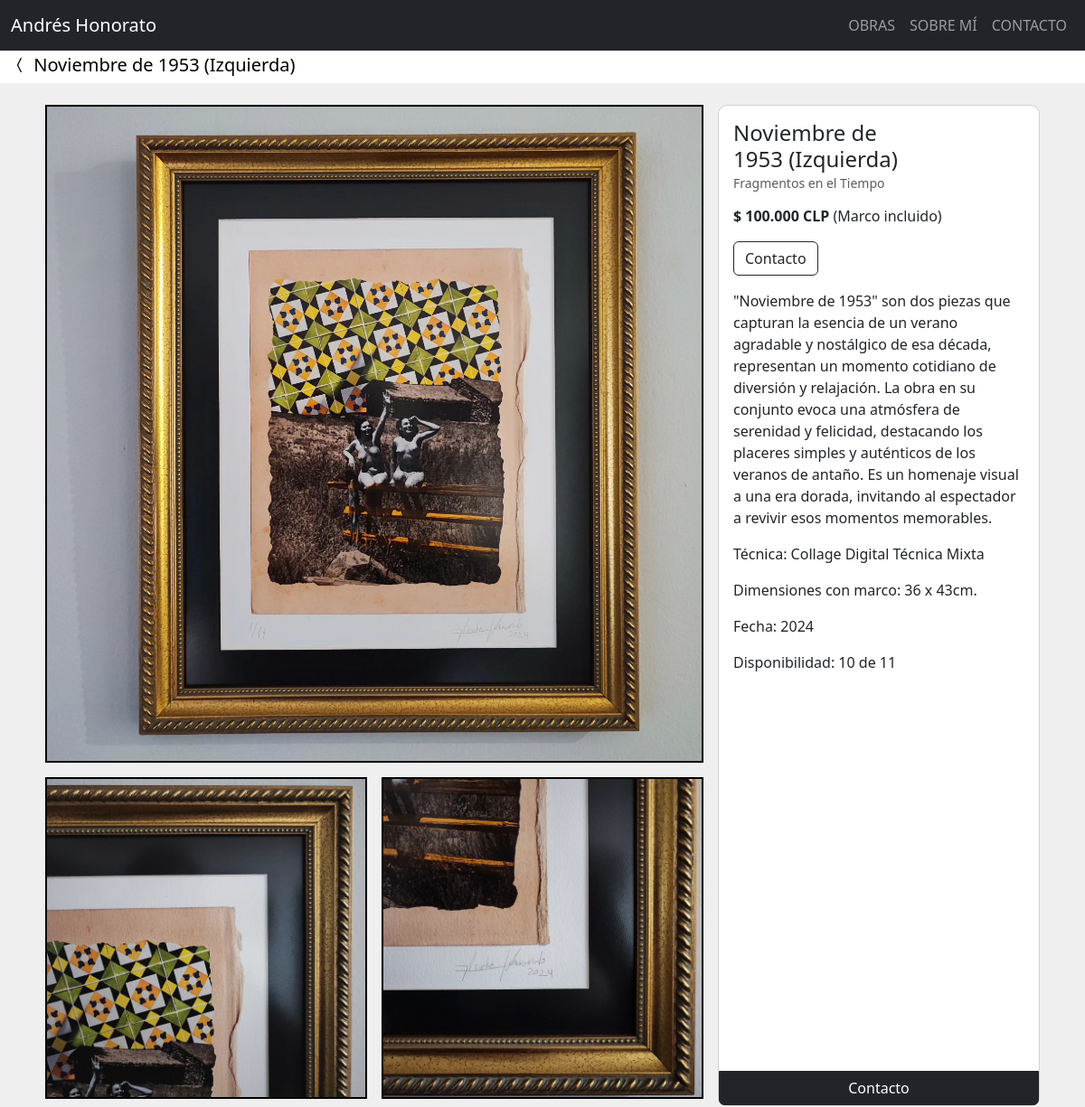
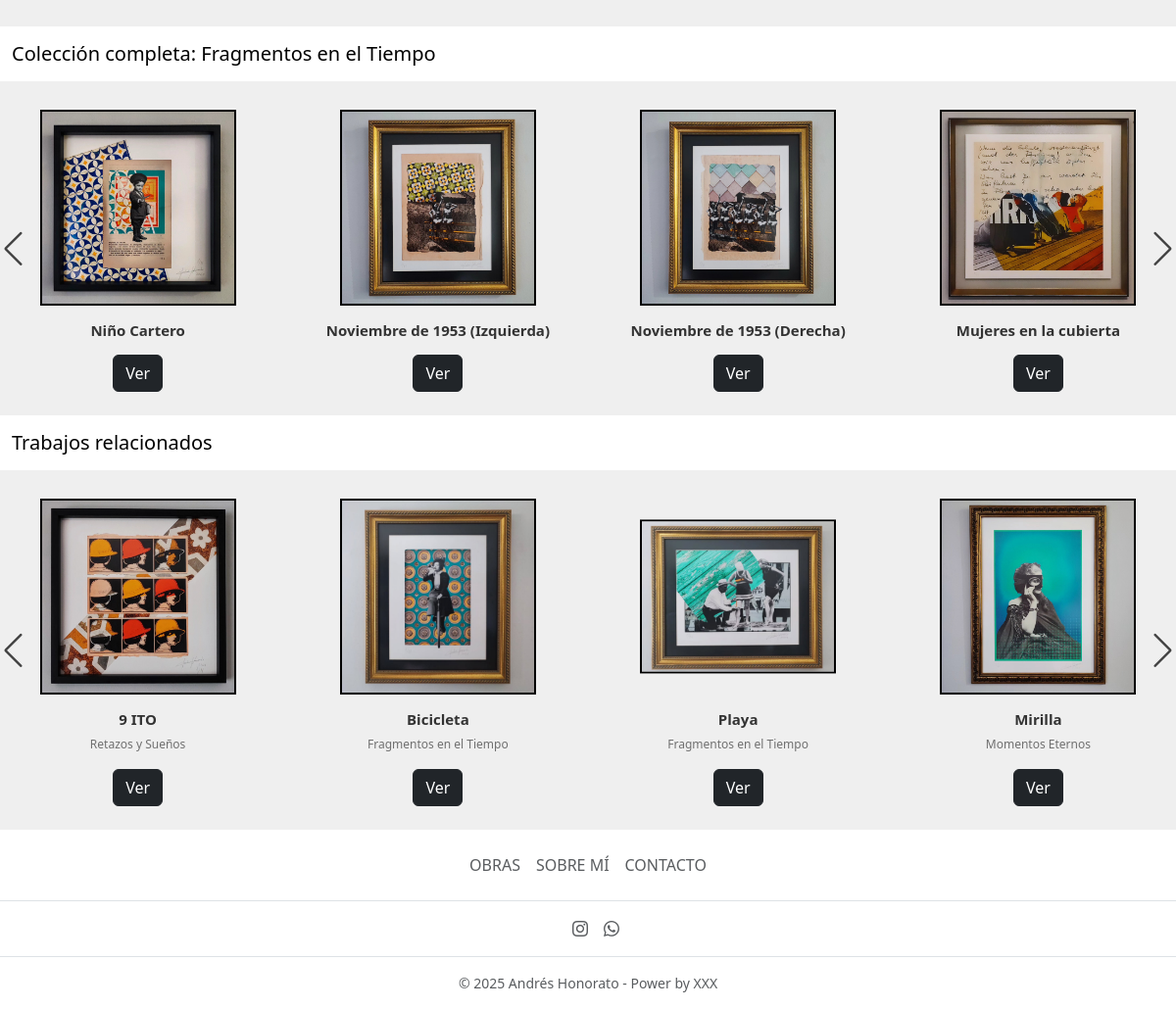
/cuadro/28/, run on the app's committed database (2 pictures, top to bottom).
### home/models.py (models this page shows, shortened)
class Cuadro(models.Model):
    nombre = models.CharField(max_length=200)
    autor = models.CharField(default="Andrés Honorato", max_length=200)
    coleccion = models.ForeignKey(
        Coleccion, on_delete=models.CASCADE, related_name='coleccionX', blank=True, null=True)
    tecnica = models.ForeignKey(
        Tecnica, on_delete=models.CASCADE, related_name='tecnicaX', blank=True, null=True)
    descripcion = models.TextField(blank=True)
    fecha = models.DateField()
    colores = models.CharField(max_length=200, blank=True)
    cantidad_inicial = models.PositiveIntegerField(blank=True, null=True)
    cantidad_vendida = models.PositiveIntegerField(blank=True, null=True)
    marco_sin = models.CharField(max_length=100, blank=True)
    marco_con = models.CharField(max_length=100, blank=True)
    precio_sin = models.PositiveIntegerField(blank=True, null=True)
    precio_con = models.PositiveIntegerField(blank=True, null=True)
    descuento = models.PositiveIntegerField(blank=True, null=True)
    envio1 = models.PositiveIntegerField(blank=True, null=True)
    envio2 = models.PositiveIntegerField(blank=True, null=True)
    orden = models.PositiveIntegerField(blank=True, null=True)
    vendido = models.BooleanField(default=False)
    imagen1 = models.ImageField(default='cuadros/en_preparacion.jpg', upload_to='cuadros', validators=[FileExtensionValidator(
        ['png', 'jpg', 'jpeg'])])
    imagen2 = models.ImageField(upload_to='cuadros', validators=[
                                FileExtensionValidator(['png', 'jpg', 'jpeg'])], blank=True)
    imagen3 = models.ImageField(upload_to='cuadros', validators=[
                                FileExtensionValidator(['png', 'jpg', 'jpeg'])], blank=True)
    imagen4 = models.ImageField(upload_to='cuadros', validators=[
                                FileExtensionValidator(['png', 'jpg', 'jpeg'])], blank=True)
    imagen5 = models.ImageField(upload_to='cuadros', validators=[
                                FileExtensionValidator(['png', 'jpg', 'jpeg'])], blank=True)
    imagen6 = models.ImageField(upload_to='cuadros', validators=[
                                FileExtensionValidator(['png', 'jpg', 'jpeg'])], blank=True)
    imagen7 = models.ImageField(upload_to='cuadros', validators=[
                                FileExtensionValidator(['png', 'jpg', 'jpeg'])], blank=True)
    imagen8 = models.ImageField(upload_to='cuadros', validators=[
                                FileExtensionValidator(['png', 'jpg', 'jpeg'])], blank=True)
    imagen9 = models.ImageField(upload_to='cuadros', validators=[
                                FileExtensionValidator(['png', 'jpg', 'jpeg'])], blank=True)
    creado = models.DateTimeField(auto_now_add=True)
    actulizado = models.DateTimeField(auto_now=True)
    def cuadros_disponibles(self):
        if self.cantidad_inicial:
            cuadros_disponibles = self.cantidad_inicial - self.cantidad_vendida
            return cuadros_disponibles
    @property
    def precio_punto_con(self):
        if self.precio_con is not None:
            coma = f"{self.precio_con:,}"
            punto = coma.replace(',', '.')
            return punto
        else:
            return "Pendiente"

class Coleccion(models.Model):
    nombre = models.CharField(max_length=200)
    descripcion = models.TextField(blank=True)
    fecha = models.DateField()
    creado = models.DateTimeField(auto_now_add=True)
    actulizado = models.DateTimeField(auto_now=True)
    orden = models.PositiveIntegerField(blank=True, null=True)
    def __str__(self):
        return f"{self.nombre}"

class Tecnica(models.Model):
    nombre = models.CharField(max_length=200)
    descripcion = models.TextField(blank=True)
    fecha = models.DateField()
    creado = models.DateTimeField(auto_now_add=True)
    actulizado = models.DateTimeField(auto_now=True)
    def __str__(self):
        return f"{self.nombre}"

### home/views.py (the view)
# urls.py: path('cuadro/<id>/', cuadro_view, name='cuadro-view'),
def cuadro_view(request, id):
    cuadro = Cuadro.objects.get(id=id)
    cuadros = Cuadro.objects.all()
    coleccion_ordenada = cuadro.coleccion.coleccionX.all().order_by('orden')
    lista_cuadros = list(cuadros.exclude(id=id))
    random.shuffle(lista_cuadros)  # Aleatorizar la lista
    context = {
        'cuadro': cuadro,
        'lista_cuadros': lista_cuadros,
        'coleccion_ordenada': coleccion_ordenada,
    }
    return render(request, 'home/cuadro.html', context)

### home/templates/home/cuadro.html (shortened to what this page needs)
{% extends 'base.html' %}
{% load static %}
{% block content %}
<nav class="navbar navbar-expand-lg bg-body pb-0 pt-1">
  <div class="container-fluid">
    <a class="navbar-brand" href="{% url 'home:obras-view' %}"><i class="bi bi-chevron-compact-left"></i>
      {{ cuadro.nombre }}</a>
  </div>
</nav>
<div class="container mb-1 p-4" id="{{ cuadro.id }}">
  <div class="row">
    <div class="col-md-8">
      <div class="row">
        {% if cuadro.imagen1 %}
        <div class="col-md-12 pb-2 px-2 position-relative">
          <img src="{{ cuadro.imagen1.url }}" class="d-block w-100 clickable-image rounded-image"
            alt="{{ cuadro.nombre }}" style="cursor: zoom-in;">
        </div>
        {% endif %}
        {% if cuadro.imagen2 %}
        <div class="col-md-6 p-2 position-relative">
          <img src="{{ cuadro.imagen2.url }}" class="d-block w-100 clickable-image rounded-image"
            alt="{{ cuadro.nombre }}" style="cursor: zoom-in;">
        </div>
        {% endif %}
        {% if cuadro.imagen3 %}
        <div class="col-md-6 p-2 position-relative">
          <img src="{{ cuadro.imagen3.url }}" class="d-block w-100 clickable-image rounded-image"
            alt="{{ cuadro.nombre }}" style="cursor: zoom-in;">
        </div>
        {% endif %}
      </div>
    </div>
    <div class="col-md-4 px-2 cuadro-info">
      <div class="card h-100" style="border-radius: 10px;" id="{{ cuadro.id }}">
        <div class="card-body">
          <div class="row">
            <div class="col-8">
              <h6 class="card-title mb-2" style="font-size: 24px;">{{ cuadro.nombre }}</h6>
            </div>
            <div class="col-4">
            </div>
          </div>
          <a class="card-subtitle text-muted" href="{% url 'home:coleccion-view' %}?coleccion={{ cuadro.coleccion }}"
            style="text-decoration: none;">
            <h6 class="card-subtitle text-muted mb-3" style="font-size: 14px;">{{ cuadro.coleccion }}
            </h6>
          </a>
          {% if cuadro.descuento %}
          <p class="card-text text-danger mb-0" style="text-decoration: line-through;">$ {{ cuadro.precio_punto_con }}
            CLP</p>
          <p class="card-text"><strong>$ {{ cuadro.precio_con_descuento }} CLP</strong> (Marco incluido)</p>
          {% else %}
          <p class="card-text"><strong>$ {{ cuadro.precio_punto_con }} CLP</strong> (Marco incluido)</p>
          {% endif %}
          <a href="{% url 'home:contacto-view'%}" class="btn btn-outline-dark mb-3">Contacto</a>
          <p class="card-text">{{ cuadro.descripcion|linebreaksbr }}</p>
          <p class="card-text">Técnica: {{ cuadro.tecnica }}</p>
          <div class="col-12">
            <ul class="list-unstyled">
              {% if cuadro.marco_con %}
              <li>Dimensiones con marco: {{ cuadro.marco_con }}</li>
              {% endif %}
            </ul>
          </div>
          <p class="card-text">Fecha: {{ cuadro.fecha|date:"Y" }}</p>
          {% if cuadro.cantidad_inicial %}
          <p class="card-text">Disponibilidad: {{ cuadro.cuadros_disponibles }} de {{ cuadro.cantidad_inicial }}</p>
          {% endif %}
        </div>
        <a href="{% url 'home:contacto-view' %}" class="btn btn-dark boton-contacto">Contacto</a>
      </div>
    </div>
  </div>
</div>
<nav class="navbar navbar-expand-lg bg-body">
  <div class="container-fluid">
    <a class="navbar-brand text-break text-wrap">Colección completa: {{ cuadro.coleccion }}</a>
  </div>
</nav>
<br>
<div class="slider-containerSW swiper slider" id="slider-new">
  <div class="slider-content-new">
    <div class="cardSW-wrapper swiper-wrapper">
      {% for cuadro in coleccion_ordenada %}
      <div class="cardSW swiper-slide">
        <div class="image-content py-0">
          <div class="cardSW-image">
            <a href="{% url 'home:cuadro-view' cuadro.id %}">
              <img src="{{ cuadro.imagen1.url }}" />
            </a>
          </div>
        </div>
        <div class="cardSW-content py-0">
          <h3 class="nameSW text-lg pt-3 pb-2">{{ cuadro.nombre }}</h3>
          <a href="{% url 'home:cuadro-view' cuadro.id %}" class="btn btn-dark">Ver</a>
        </div>
      </div>
      {% endfor %}
    </div>
  </div>
  <div class="swiper-button-next swiper-navBtn-new"></div>
  <div class="swiper-button-prev swiper-navBtn-new"></div>
</div>
<br>
<nav class="navbar navbar-expand-lg bg-body">
  <div class="container-fluid">
    <a class="navbar-brand text-break text-wrap">Trabajos relacionados</a>
  </div>
</nav>
<br>
<div class="slider-containerSW swiper slider" id="slider01">
  <div class="slider-content">
    <div class="cardSW-wrapper swiper-wrapper">
      {% for cuadro in lista_cuadros|slice:":10" %}
      <div class="cardSW swiper-slide">
        <div class="image-content py-0">
          <div class="cardSW-image">
            <a href="{% url 'home:cuadro-view' cuadro.id %}">
              <img src="{{ cuadro.imagen1.url }}" />
            </a>
          </div>
        </div>
        <div class="cardSW-content py-0">
          <h3 class="nameSW text-lg pt-3">{{ cuadro.nombre }}</h3>
          <p class="descriptionSW">{{ cuadro.coleccion }}</p>
          <a href="{% url 'home:cuadro-view' cuadro.id %}" class="btn btn-dark">Ver</a>
        </div>
      </div>
      {% endfor %}
    </div>
  </div>
  <div class="swiper-button-next swiper-navBtn-new"></div>
  <div class="swiper-button-prev swiper-navBtn-new"></div>
</div>
<br>
{% endblock content %}

### templates/base.html (shortened to what this page needs)
{% load static %}
<!doctype html>
<html lang="en">
<head>
  <link href="https://cdn.jsdelivr.net/npm/bootstrap@5.3.2/dist/css/bootstrap.min.css" rel="stylesheet"
>
  <link rel="stylesheet" href="https://cdn.jsdelivr.net/npm/bootstrap-icons@1.11.1/font/bootstrap-icons.css">
  <link rel="stylesheet" href="{% static 'style.css' %}">
  <link rel="stylesheet" href="{% static 'carousel_swiperJS/swiper-bundle.min.css' %}" />
  <link rel="stylesheet" href="{% static 'carousel_swiperJS/styles-swiper.css' %}" />
</head>
<body>
  {% include 'navbar.html' %}
  <div class="container-fluid text-dark px-0">
    {% block content %}
    {% endblock content %}
  </div>
  <footer class="py-3 my-0 bg-body mt-auto">
    <ul class="nav justify-content-center border-bottom pb-3 mb-3">
      <li class="nav-item"><a href="{% url 'home:obras-view' %}" class="nav-link px-2 text-muted">OBRAS</a></li>
      <li class="nav-item"><a href="{% url 'home:sobre_mi-view' %}" class="nav-link px-2 text-muted">SOBRE MÍ</a></li>
      <li class="nav-item"><a href="{% url 'home:contacto-view' %}" class="nav-link px-2 text-muted">CONTACTO</a></li>
    </ul>
    <ul class="nav justify-content-center border-bottom pb-3 mb-3">
      <li class="ms-3"><a class="text-muted" href="https://www.instagram.com/andreshonoratoarte"><i
            class="bi bi-instagram"></i></a></li>
      <li class="ms-3"><a class="text-muted" href="https://wa.me/56984187288" target="_blank"><i
            class="bi bi-whatsapp"></i></a></li>
    </ul>
    <div class="container text-center text-muted" style="font-size: 14px;">© 2025 Andrés Honorato - Power by XXX </div>
  </footer>
</body>
</html>

### templates/navbar.html (shortened to what this page needs)
<nav class="navbar fixed-top navbar-expand-lg bg-dark" data-bs-theme="dark">
  <div class="container-fluid">
    <a class="navbar-brand" id="brand1" href="{% url 'home:home-view' %}"
      data-url-name="{{ request.resolver_match.url_name }}"
      data-coleccion="{% if request.resolver_match.url_name == 'coleccion-view' %}{{ coleccion }}{% endif %}"
      data-cuadro="{% if request.resolver_match.url_name == 'cuadro-view' %}{{ cuadro.nombre }}{% endif %}">
      Andrés Honorato
    </a>
    <div class="collapse navbar-collapse" id="navbarNavDropdown">
      <ul class="navbar-nav ms-auto">
        <li class="nav-item">
          <a class="nav-link {% if request.resolver_match.url_name == 'obras-view' %} active {% endif %}"
            href="{% url 'home:obras-view' %}">OBRAS</a>
        </li>
        <li class="nav-item">
          <a class="nav-link {% if request.resolver_match.url_name == 'sobre_mi-view' %} active {% endif %}"
            href="{% url 'home:sobre_mi-view' %}">SOBRE MÍ</a>
        </li>
        <li class="nav-item">
          <a class="nav-link {% if request.resolver_match.url_name == 'contacto-view' %} active {% endif %}"
            href="{% url 'home:contacto-view' %}">CONTACTO</a>
        </li>
      </ul>
    </div>
  </div>
</nav>
<br>
<br>

### static/style.css (style rules this page uses)
html body { background-color: #efefef; }
.rounded-image { border: 2px solid black; }
.boton-contacto { border-top-left-radius: 0; border-top-right-radius: 0; }

### data on the page
Cuadro: nombre "Noviembre de 1953 (Izquierda)", imagen1 (picture), imagen2 (picture), imagen3 (picture), coleccion "Fragmentos en el Tiempo", precio_punto_con "100.000", descripcion "\"Noviembre de 1953\" son dos piezas que capturan la esencia de un verano agradable y nostálgico de esa década, representan un momento cotidiano de diversión y relajación. La obra en su conjunto evoca una atmósfera de serenidad y felicidad, destacando los placeres simples y auténticos de los veranos de antaño. Es un homenaje visual a una era dorada, invitando al espectador a revivir esos momentos memorables.", tecnica "Collage Digital Técnica Mixta", marco_con "36 x 43cm.", fecha "2024", cuadros_disponibles "10", cantidad_inicial "11"
Cuadro: imagen1 (picture), nombre "Niño Cartero"
Cuadro: imagen1 (picture), nombre "Noviembre de 1953 (Derecha)"
Cuadro: imagen1 (picture), nombre "Mujeres en la cubierta"
Cuadro: imagen1 (picture), nombre "9 ITO", coleccion "Retazos y Sueños"
Cuadro: imagen1 (picture), nombre "Bicicleta", coleccion "Fragmentos en el Tiempo"
Cuadro: imagen1 (picture), nombre "Playa", coleccion "Fragmentos en el Tiempo"
Cuadro: imagen1 (picture), nombre "Mirilla", coleccion "Momentos Eternos"
